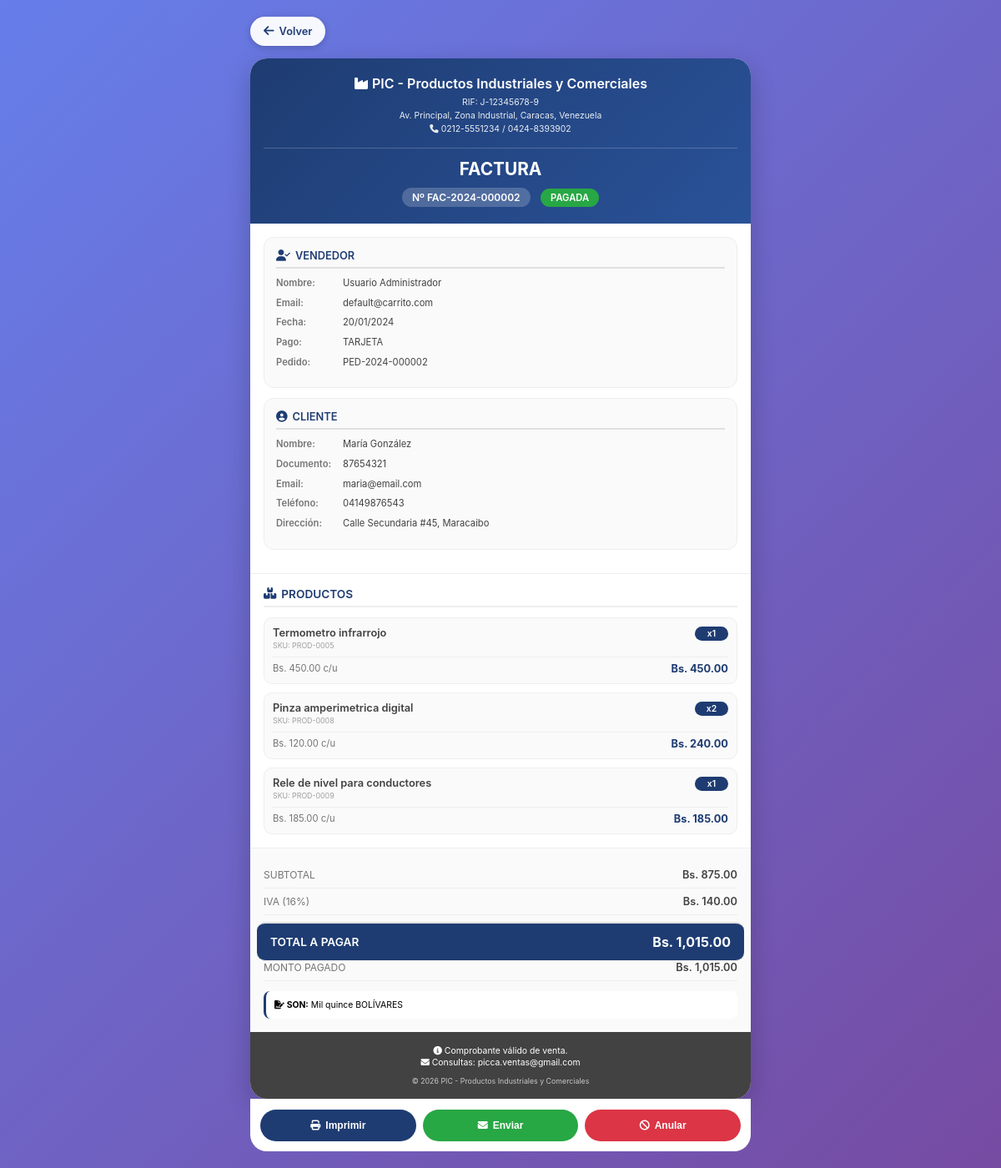
The page /facturacion/ver_factura.php?id=2 (signed in) on the database its author committed.
### tables this page shows
CREATE TABLE `facturas` (
  `id` int NOT NULL AUTO_INCREMENT,
  `numero_factura` varchar(50) NOT NULL,
  `cliente_id` int NOT NULL,
  `pedido_id` int DEFAULT NULL,
  `fecha_emision` date NOT NULL,
  `fecha_vencimiento` date NOT NULL,
  `subtotal` decimal(12,2) NOT NULL,
  `iva` decimal(12,2) NOT NULL DEFAULT '0.00',
  `total` decimal(12,2) NOT NULL,
  `metodo_pago` enum('efectivo','tarjeta','transferencia','cheque','paypal','débito') DEFAULT 'efectivo',
  `estado` enum('pendiente','pagada','anulada','vencida') DEFAULT 'pendiente',
  `usuario_id` int NOT NULL,
  `created_at` datetime DEFAULT CURRENT_TIMESTAMP,
  `updated_at` datetime DEFAULT CURRENT_TIMESTAMP ON UPDATE CURRENT_TIMESTAMP,
  PRIMARY KEY (`id`),
  UNIQUE KEY `numero_factura` (`numero_factura`),
  KEY `fk_facturas_cliente` (`cliente_id`),
  KEY `fk_facturas_usuario` (`usuario_id`),
  KEY `idx_facturas_pedido` (`pedido_id`),
  KEY `idx_facturas_pedido_fecha` (`pedido_id`,`fecha_emision`),
  CONSTRAINT `fk_facturas_cliente` FOREIGN KEY (`cliente_id`) REFERENCES `clientes` (`id`),
  CONSTRAINT `fk_facturas_pedido` FOREIGN KEY (`pedido_id`) REFERENCES `pedidos` (`id`) ON DELETE SET NULL,
  CONSTRAINT `fk_facturas_usuario` FOREIGN KEY (`usuario_id`) REFERENCES `users` (`id`)
);

CREATE TABLE `users` (
  `id` int NOT NULL AUTO_INCREMENT,
  `nombre` varchar(100) NOT NULL,
  `correo` varchar(100) NOT NULL,
  `password` varchar(255) NOT NULL,
  `direccion` varchar(255) DEFAULT NULL,
  `estado` varchar(20) DEFAULT 'activo',
  `cedula` varchar(20) DEFAULT NULL,
  `telefono` varchar(20) DEFAULT NULL,
  `foto_perfil` varchar(255) DEFAULT NULL,
  `rol` varchar(20) DEFAULT 'usuario',
  `is_active` tinyint(1) DEFAULT '1',
  `email_verified` tinyint(1) DEFAULT '0',
  `verification_token` varchar(255) DEFAULT NULL,
  `last_login` datetime DEFAULT NULL,
  `created_at` timestamp NULL DEFAULT CURRENT_TIMESTAMP,
  PRIMARY KEY (`id`),
  UNIQUE KEY `correo` (`correo`),
  UNIQUE KEY `cedula` (`cedula`),
  KEY `idx_users_estado` (`estado`)
);

CREATE TABLE `pedidos` (
  `id` int NOT NULL AUTO_INCREMENT,
  `usuario_id` int NOT NULL,
  `numero_pedido` varchar(50) NOT NULL,
  `total` decimal(10,2) NOT NULL DEFAULT '0.00',
  `subtotal` decimal(10,2) NOT NULL DEFAULT '0.00',
  `iva` decimal(10,2) NOT NULL DEFAULT '0.00',
  `descuento` decimal(10,2) DEFAULT '0.00',
  `metodo_pago` enum('transferencia','pago_movil','efectivo','tarjeta','zelle','paypal') NOT NULL,
  `estado` enum('pendiente','procesando','facturado','completado','cancelado','rechazado') DEFAULT 'pendiente',
  `direccion_entrega` text,
  `ciudad` varchar(100) DEFAULT NULL,
  `telefono_contacto` varchar(20) DEFAULT NULL,
  `nombre_receptor` varchar(100) DEFAULT NULL,
  `fecha_entrega` date DEFAULT NULL,
  `referencia_pago` varchar(100) DEFAULT NULL,
  `comprobante_pago` varchar(255) DEFAULT NULL,
  `observaciones` text,
  `notas_internas` text,
  `created_at` timestamp NULL DEFAULT CURRENT_TIMESTAMP,
  `updated_at` timestamp NULL DEFAULT CURRENT_TIMESTAMP ON UPDATE CURRENT_TIMESTAMP,
  `fecha_facturacion` datetime DEFAULT NULL,
  `usuario_procesa_id` int DEFAULT NULL,
  PRIMARY KEY (`id`),
  UNIQUE KEY `numero_pedido` (`numero_pedido`),
  KEY `fk_pedidos_usuario_procesa` (`usuario_procesa_id`),
  KEY `idx_usuario_id` (`usuario_id`),
  KEY `idx_numero_pedido` (`numero_pedido`),
  KEY `idx_estado` (`estado`),
  KEY `idx_pedidos_fecha` (`created_at`),
  KEY `idx_pedidos_estado_fecha` (`estado`,`created_at`),
  CONSTRAINT `fk_pedidos_usuario` FOREIGN KEY (`usuario_id`) REFERENCES `users` (`id`) ON DELETE CASCADE,
  CONSTRAINT `fk_pedidos_usuario_procesa` FOREIGN KEY (`usuario_procesa_id`) REFERENCES `admin_users` (`id`) ON DELETE SET NULL
);

CREATE TABLE `clientes` (
  `id` int NOT NULL AUTO_INCREMENT,
  `tipo_documento` enum('cedula','ruc','pasaporte','dni') DEFAULT 'cedula',
  `documento` varchar(20) NOT NULL,
  `nombre` varchar(100) NOT NULL,
  `email` varchar(100) NOT NULL,
  `telefono` varchar(20) DEFAULT NULL,
  `direccion` text,
  `ciudad` varchar(50) DEFAULT NULL,
  `estado` enum('activo','inactivo','moroso') DEFAULT 'activo',
  `fecha_registro` datetime DEFAULT CURRENT_TIMESTAMP,
  PRIMARY KEY (`id`),
  UNIQUE KEY `documento` (`documento`)
);

CREATE TABLE `factura_detalles` (
  `id` int NOT NULL AUTO_INCREMENT,
  `factura_id` int NOT NULL,
  `producto_id` int NOT NULL,
  `cantidad` int NOT NULL,
  `precio_unitario` decimal(10,2) NOT NULL,
  `subtotal` decimal(10,2) NOT NULL,
  PRIMARY KEY (`id`),
  KEY `fk_factura_detalles_factura` (`factura_id`),
  KEY `fk_factura_detalles_producto` (`producto_id`),
  CONSTRAINT `fk_factura_detalles_factura` FOREIGN KEY (`factura_id`) REFERENCES `facturas` (`id`) ON DELETE CASCADE,
  CONSTRAINT `fk_factura_detalles_producto` FOREIGN KEY (`producto_id`) REFERENCES `products` (`id`)
);

CREATE TABLE `products` (
  `id` int NOT NULL AUTO_INCREMENT,
  `sku` varchar(100) DEFAULT NULL,
  `name` varchar(255) NOT NULL,
  `price` decimal(10,2) NOT NULL,
  `image_url` varchar(512) DEFAULT NULL,
  `description` text,
  `category` varchar(100) DEFAULT 'General',
  `rating` decimal(2,1) DEFAULT '0.0',
  `views_count` int DEFAULT '0',
  `specs` text,
  `stock` int DEFAULT '0',
  `is_featured` tinyint(1) DEFAULT '0',
  `weight` decimal(10,2) DEFAULT '0.00',
  `dimensions` varchar(100) DEFAULT NULL,
  `currency` varchar(3) DEFAULT 'Bs',
  `created_at` timestamp NULL DEFAULT CURRENT_TIMESTAMP,
  `updated_at` timestamp NULL DEFAULT CURRENT_TIMESTAMP ON UPDATE CURRENT_TIMESTAMP,
  PRIMARY KEY (`id`),
  UNIQUE KEY `sku` (`sku`)
);

### facturacion/ver_factura.php (the view, shortened to what the rows shown need)
<?php
$host = 'localhost';
$dbname = 'carrito_db';
$username = 'root';
$password = '';
try {
    $pdo = new PDO("mysql:host=$host;dbname=$dbname;charset=utf8", $username, $password);
    $pdo->setAttribute(PDO::ATTR_ERRMODE, PDO::ERRMODE_EXCEPTION);
    $pdo->setAttribute(PDO::ATTR_DEFAULT_FETCH_MODE, PDO::FETCH_ASSOC);
    $pdo->exec("SET time_zone = '-04:00'");
} catch (PDOException $e) {
    die("Error de conexión: " . htmlspecialchars($e->getMessage()));
}
$factura_id = $_GET['id'] ?? 0;
try {
    $stmt = $pdo->prepare("
        SELECT f.*,
               c.nombre as cliente_nombre,
               c.documento as cliente_documento,
               c.email as cliente_email,
               c.telefono as cliente_telefono,
               c.direccion as cliente_direccion,
               c.ciudad as cliente_ciudad,
               u.nombre as vendedor_nombre,
               u.correo as vendedor_email,
               p.numero_pedido,
               p.metodo_pago as pedido_metodo_pago,
               p.created_at as fecha_pedido,
               p.notas_internas as pedido_notas,
               p.observaciones
        FROM facturas f
        LEFT JOIN clientes c ON f.cliente_id = c.id
        LEFT JOIN users u ON f.usuario_id = u.id
        LEFT JOIN pedidos p ON f.pedido_id = p.id
        WHERE f.id = ?
    ");
    $stmt->execute([$factura_id]);
    $factura = $stmt->fetch();
    $metodo_pago_real = $factura['metodo_pago'];
    if (!empty($factura['pedido_metodo_pago']) && $factura['pedido_metodo_pago'] !== 'transferencia') {
        $metodo_pago_real = $factura['pedido_metodo_pago'];
    }
    $stmt = $pdo->prepare("
        SELECT fd.*,
               p.name as producto_nombre,
               p.sku,
               p.category as categoria,
               p.description as producto_descripcion
        FROM factura_detalles fd
        LEFT JOIN products p ON fd.producto_id = p.id
        WHERE fd.factura_id = ?
        ORDER BY fd.id
    ");
    $stmt->execute([$factura_id]);
    $detalles = $stmt->fetchAll();
    $total_pagado = ($factura['estado'] === 'pagada') ? $factura['total'] : 0;
} catch (PDOException $e) {
    die("Error: " . htmlspecialchars($e->getMessage()));
}
function getMetodoPagoLegible($metodo) {
    $metodo = strtolower(trim($metodo));
    $mapa = [
        'efectivo' => 'EFECTIVO',
        'transferencia' => 'TRANSFERENCIA',
        'transferencia_bancaria' => 'TRANSFERENCIA',
        'pago_movil' => 'PAGO MÓVIL',
        'pago movil' => 'PAGO MÓVIL',
        'mixto' => 'MIXTO',
        'tarjeta' => 'TARJETA',
        'paypal' => 'PAYPAL',
        'zelle' => 'ZELLE',
        'cheque' => 'CHEQUE'
    ];
    return $mapa[$metodo] ?? strtoupper($metodo);
}
function numeroALetras($numero) {
    $formatter = new NumberFormatter("es", NumberFormatter::SPELLOUT);
    $entero = floor($numero);
    $decimal = round(($numero - $entero) * 100);
    $texto = ucfirst($formatter->format($entero)) . " BOLÍVARES";
    return $texto;
}
function formatearFecha($fecha) {
    return date('d/m/Y', strtotime($fecha));
}
function getEstadoBadge($estado) {
    $estados = [
        'pagada' => ['class' => 'success', 'text' => 'PAGADA'],
        'pendiente' => ['class' => 'warning', 'text' => 'PENDIENTE'],
        'anulada' => ['class' => 'danger', 'text' => 'ANULADA']
    ];
    $estado_key = strtolower($estado);
    $info = $estados[$estado_key] ?? ['class' => 'secondary', 'text' => strtoupper($estado)];
    return '<span class="badge badge-' . $info['class'] . '">' . $info['text'] . '</span>';
}
$metodo_pago_mostrar = getMetodoPagoLegible($metodo_pago_real);
$empresa_nombre = "PIC - Productos Industriales y Comerciales";
?>
<!DOCTYPE html>
<html lang="es">
<head>
    <link rel="stylesheet" href="https://cdnjs.cloudflare.com/ajax/libs/font-awesome/6.4.0/css/all.min.css">
</head>
<body>
    <div class="invoice-container">
        <div class="invoice">
            <div class="invoice-header">
                <div class="company-info">
                    <h1><i class="fas fa-industry"></i> <?php echo htmlspecialchars($empresa_nombre); ?></h1>
                </div>
                <div class="invoice-title">
                    <h2>FACTURA</h2>
                    <div>
                        <span class="invoice-number">Nº <?php echo htmlspecialchars($factura['numero_factura']); ?></span>
                        <?php echo getEstadoBadge($factura['estado']); ?>
                    </div>
                </div>
            </div>
            <div class="info-sections">
                <div class="info-block">
                    <div class="info-row">
                        <span class="info-label">Nombre:</span>
                        <span class="info-value"><?php echo htmlspecialchars($factura['vendedor_nombre'] ?? 'Sistema'); ?></span>
                    </div>
                    <div class="info-row">
                        <span class="info-label">Email:</span>
                        <span class="info-value"><?php echo htmlspecialchars($factura['vendedor_email'] ?? 'No especificado'); ?></span>
                    </div>
                    <div class="info-row">
                        <span class="info-label">Fecha:</span>
                        <span class="info-value"><?php echo formatearFecha($factura['fecha_emision']); ?></span>
                    </div>
                    <div class="info-row">
                        <span class="info-label">Pago:</span>
                        <span class="info-value"><?php echo $metodo_pago_mostrar; ?></span>
                    </div>
                    <?php if (!empty($factura['numero_pedido'])): ?>
                    <div class="info-row">
                        <span class="info-label">Pedido:</span>
                        <span class="info-value"><?php echo htmlspecialchars($factura['numero_pedido']); ?></span>
                    </div>
                    <?php endif; ?>
                </div>
                <div class="info-block">
                    <div class="info-row">
                        <span class="info-label">Nombre:</span>
                        <span class="info-value"><?php echo htmlspecialchars($factura['cliente_nombre'] ?? 'No especificado'); ?></span>
                    </div>
                    <div class="info-row">
                        <span class="info-label">Documento:</span>
                        <span class="info-value"><?php echo htmlspecialchars($factura['cliente_documento'] ?? 'No especificado'); ?></span>
                    </div>
                    <div class="info-row">
                        <span class="info-label">Email:</span>
                        <span class="info-value"><?php echo htmlspecialchars($factura['cliente_email'] ?? 'No especificado'); ?></span>
                    </div>
                    <div class="info-row">
                        <span class="info-label">Teléfono:</span>
                        <span class="info-value"><?php echo htmlspecialchars($factura['cliente_telefono'] ?? 'No especificado'); ?></span>
                    </div>
                    <div class="info-row">
                        <span class="info-label">Dirección:</span>
                        <span class="info-value"><?php echo htmlspecialchars($factura['cliente_direccion'] ?? 'No especificada'); ?></span>
                    </div>
                </div>
            </div>
            <div class="products-section">
                <div class="products-list">
                    <?php if (empty($detalles)): ?>
                    <div style="text-align: center; padding: 30px; color: var(--gray-500);">
                        <i class="fas fa-box-open" style="font-size: 2rem; margin-bottom: 10px; display: block;"></i>
                        Sin productos registrados
                    </div>
                    <?php else: ?>
                        <?php foreach ($detalles as $index => $detalle): ?>
                        <div class="product-item">
                            <div class="product-header">
                                <div>
                                    <div class="product-name"><?php echo htmlspecialchars($detalle['producto_nombre'] ?? 'Producto no disponible'); ?></div>
                                    <?php if (!empty($detalle['sku'])): ?>
                                    <div class="product-sku">SKU: <?php echo htmlspecialchars($detalle['sku']); ?></div>
                                    <?php endif; ?>
                                </div>
                                <div class="product-qty">x<?php echo number_format($detalle['cantidad'] ?? 0); ?></div>
                            </div>
                            <div class="product-footer">
                                <div class="product-price">Bs. <?php echo number_format($detalle['precio_unitario'] ?? 0, 2); ?> c/u</div>
                                <div class="product-subtotal">Bs. <?php echo number_format($detalle['subtotal'] ?? 0, 2); ?></div>
                            </div>
                        </div>
                        <?php endforeach; ?>
                    <?php endif; ?>
                </div>
            </div>
            <div class="totals-section">
                <div class="total-line">
                    <span>SUBTOTAL</span>
                    <span>Bs. <?php echo number_format($factura['subtotal'] ?? 0, 2); ?></span>
                </div>
                <div class="total-line">
                    <span>IVA (16%)</span>
                    <span>Bs. <?php echo number_format($factura['iva'] ?? 0, 2); ?></span>
                </div>
                <div class="total-line grand-total">
                    <span>TOTAL A PAGAR</span>
                    <span>Bs. <?php echo number_format($factura['total'] ?? 0, 2); ?></span>
                </div>
                <div class="total-line">
                    <span>MONTO PAGADO</span>
                    <span>Bs. <?php echo number_format($total_pagado, 2); ?></span>
                </div>
                <div class="amount-words">
                    <i class="fas fa-file-signature"></i> <strong>SON:</strong> <?php echo numeroALetras($factura['total'] ?? 0); ?>
                </div>
            </div>
        </div>
    </div>
</body>
</html>

### rows shown on the page
facturas: numero_factura "FAC-2024-000002", estado "PAGADA", usuario.nombre "Usuario Administrador", usuario.correo "default@carrito.com", fecha_emision "20/01/2024", pedido.metodo_pago "TARJETA", pedido.numero_pedido "PED-2024-000002", cliente.nombre "María González", cliente.documento "87654321", cliente.email "maria@email.com", cliente.telefono "04149876543", cliente.direccion "Calle Secundaria #45, Maracaibo", subtotal "875.00", iva "140.00", total "1,015.00", total_pagado "1,015.00", total "Mil quince BOLÍVARES"
factura_detalles: producto.name "Termometro infrarrojo", producto.sku "PROD-0005", cantidad "1", precio_unitario "450.00", subtotal "450.00"
factura_detalles: producto.name "Pinza amperimetrica digital", producto.sku "PROD-0008", cantidad "2", precio_unitario "120.00", subtotal "240.00"
factura_detalles: producto.name "Rele de nivel para conductores", producto.sku "PROD-0009", cantidad "1", precio_unitario "185.00", subtotal "185.00"

### other values the page prints
$empresa_nombre "PIC - Productos Industriales y Comerciales"
$empresa_rif "J-12345678-9"
$empresa_direccion "Av. Principal, Zona Industrial, Caracas, Venezuela"
$empresa_telefono "0212-5551234 / 0424-8393902"
$empresa_email "picca.ventas@gmail.com"
